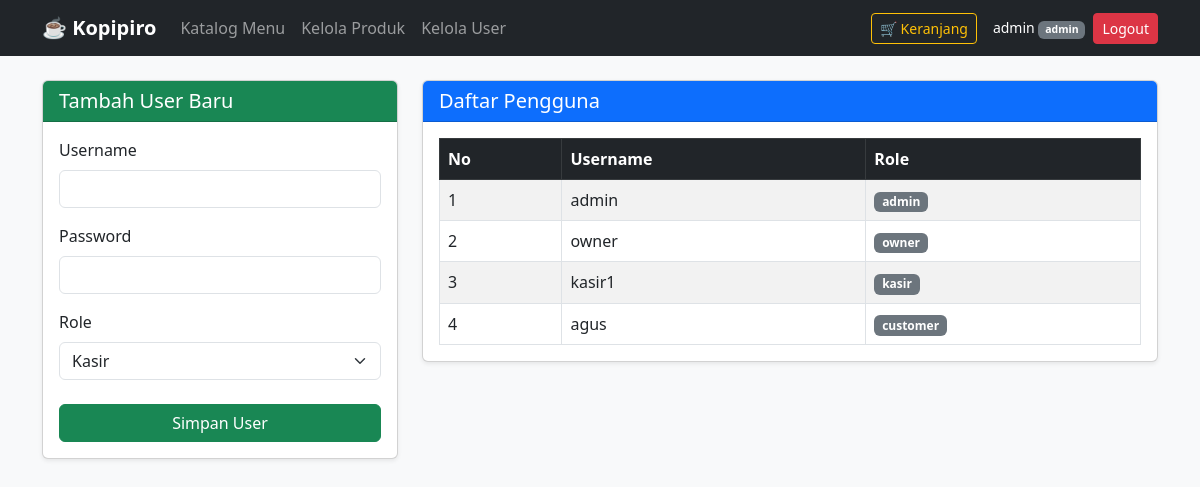
The page /users.php (signed in) on the database as committed earlier.
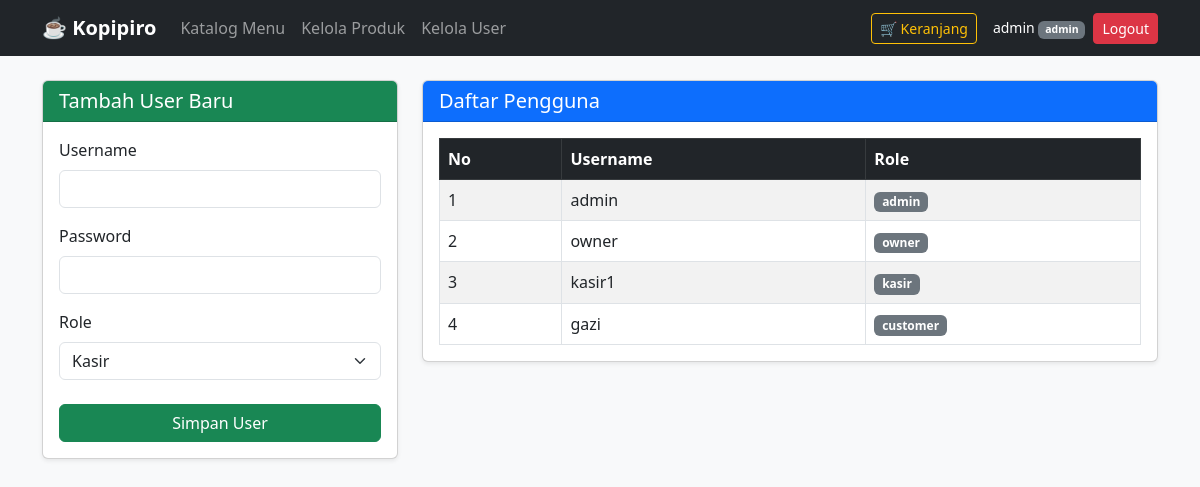
The same page on the database as committed later.
### tables this page shows
CREATE TABLE users (
id int(11) NOT NULL AUTO_INCREMENT PRIMARY KEY,
username varchar(50) NOT NULL UNIQUE,
password varchar(255) NOT NULL,
role enum('admin','owner','kasir','customer') NOT NULL DEFAULT 'customer'
);

### auth.php (called while the page is built, shortened)
<?php
function is_logged_in() {
    return isset($_SESSION['user_id']);
}
function is_admin() {
    return isset($_SESSION['role']) && $_SESSION['role'] === 'admin';
}
?>

### users.php (the view, shortened to what this page needs)
<?php
include 'auth.php';
include 'config.php';
$users = mysqli_query($conn, "SELECT id, username, role FROM users ORDER BY id");
?>
<!DOCTYPE html>
<html lang="id">
<head>
    <link href="https://cdn.jsdelivr.net/npm/bootstrap@5.3.0/dist/css/bootstrap.min.css" rel="stylesheet">
</head>
<body class="bg-light">
    <?php include 'navbar.php'; ?>
    <div class="container mt-4">
        <div class="row g-4">
            <div class="col-md-4">
                <div class="card shadow-sm">
                    <div class="card-header bg-success text-white">
                        <h5 class="mb-0">Tambah User Baru</h5>
                    </div>
                    <div class="card-body">
                        <form method="POST">
                            <div class="mb-3">
                                <label class="form-label">Username</label>
                                <input type="text" name="username" class="form-control" required>
                            </div>
                            <div class="mb-3">
                                <label class="form-label">Password</label>
                                <input type="password" name="password" minlength="6" class="form-control" required>
                            </div>
                            <div class="mb-4">
                                <label class="form-label">Role</label>
                                <select name="role" class="form-select">
                                    <option value="kasir">Kasir</option>
                                </select>
                            </div>
                            <button type="submit" name="add_user" class="btn btn-success w-100">Simpan User</button>
                        </form>
                    </div>
                </div>
            </div>
            <div class="col-md-8">
                <div class="card shadow-sm">
                    <div class="card-header bg-primary text-white">
                        <h5 class="mb-0">Daftar Pengguna</h5>
                    </div>
                    <div class="card-body">
                        <table class="table table-bordered table-striped align-middle mb-0">
                            <thead class="table-dark">
                                <tr>
                                    <th>No</th>
                                    <th>Username</th>
                                    <th>Role</th>
                                </tr>
                            </thead>
                            <tbody>
                                <?php $no = 1; while ($u = mysqli_fetch_assoc($users)): ?>
                                <tr>
                                    <td><?= $no++ ?></td>
                                    <td><?= htmlspecialchars($u['username']) ?></td>
                                    <td><span class="badge bg-secondary"><?= $u['role'] ?></span></td>
                                </tr>
                                <?php endwhile; ?>
                            </tbody>
                        </table>
                    </div>
                </div>
            </div>
        </div>
    </div>
</body>
</html>

### navbar.php (shortened to what this page needs)
<?php include_once 'auth.php'; ?>
<nav class="navbar navbar-expand-lg navbar-dark bg-dark sticky-top">
    <div class="container">
        <a class="navbar-brand fw-bold" href="index.php">☕ Kopipiro</a>
        <div class="collapse navbar-collapse" id="navMenu">
            <ul class="navbar-nav me-auto mb-2 mb-lg-0">
                <li class="nav-item">
                    <a class="nav-link" href="index.php">Katalog Menu</a>
                </li>
                <?php if (is_admin()): ?>
                    <li class="nav-item"><a class="nav-link" href="products.php">Kelola Produk</a></li>
                    <li class="nav-item"><a class="nav-link" href="users.php">Kelola User</a></li>
                <?php endif; ?>
            </ul>
            <div class="d-flex align-items-center gap-2">
                <a href="cart.php" class="btn btn-outline-warning btn-sm position-relative">
                    🛒 Keranjang
                </a>
                <?php if (is_logged_in()): ?>
                    <span class="text-white small ms-2">
                        <?= htmlspecialchars($_SESSION['username']) ?>
                        <span class="badge bg-secondary"><?= $_SESSION['role'] ?></span>
                    </span>
                    <a href="logout.php" class="btn btn-danger btn-sm">Logout</a>
                <?php else: ?>
                    <a href="login.php" class="btn btn-outline-light btn-sm">Login</a>
                    <a href="register.php" class="btn btn-warning btn-sm">Register</a>
                <?php endif; ?>
            </div>
        </div>
    </div>
</nav>

Rows that differ between the two databases and show on the page:
changed users "customer": username "agus" → "gazi"
